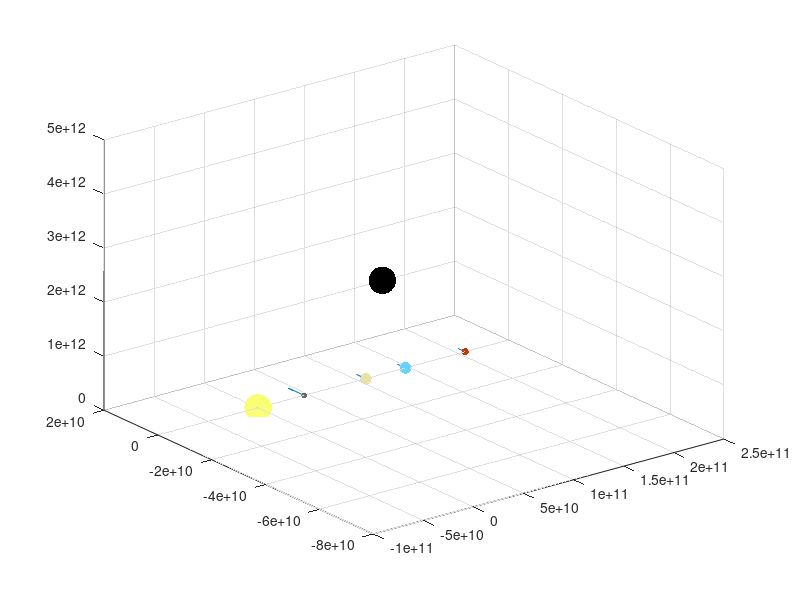

The MATLAB source for this figure: (Note: this script raises an error after producing the figure.)
%% Setting up parameters
clear;clc
G = 6.674*10^-11;
trailTime = 100000000;
load('Inner_Planets.mat');

%% Setting up spacial plot
figure('Color',[0.08 0.08 0.08])

trl = quiver3(r(:,1),r(:,2),r(:,3),...
    dt.*rdot(:,1),dt.*rdot(:,2),dt.*rdot(:,3),0);
hold on
colors = colors./256;
s = scatter3(r(:,1),r(:,2),r(:,3),log1p(m/min(m)).*25,colors,'filled');
trl.ShowArrowHead = 'off';

ax = gca;
axis equal
ax.Clipping = 'off';
ax.Box = 'off';
axis([-1.496e+11 1.496e+11 -1.496e+11 1.496e+11 -1.496e+11 1.496e+11])
ax.Color = [0.08 0.08 0.08];
ax.GridColor = [1 1 1];
ax.XColor = [0.9 0.9 0.9];
ax.XAxis.LineWidth = 0.75;
ax.YColor = [0.9 0.9 0.9];
ax.YAxis.LineWidth = 0.75;
ax.ZColor = [0.9 0.9 0.9];
ax.ZAxis.LineWidth = 0.75;
ax.YRuler.FirstCrossoverValue = 0;
ax.XRuler.FirstCrossoverValue = 0;
ax.ZRuler.FirstCrossoverValue = 0;
ax.ZRuler.SecondCrossoverValue = 0;
ax.XRuler.SecondCrossoverValue = 0; % X crossover with Z axis
ax.YRuler.SecondCrossoverValue = 0;
camproj('perspective')
cameratoolbar('SetMode','orbit')
campos([1.496e+11*2.5 1.496e+11*2.5 1.496e+11*2.5]);
camva(30)
%% Simulation Loop
rold = r;
rdotold = rdot;
mercV = 0;
tic
while true
    r2dot = zeros(size(r,1),size(r,2));
    for i = 1:size(r,1)
        for j = 1:size(r,1)
            if j == i
            else
                r2dot(i,:) = r2dot(i,:) + (G*m(j).*(r(j,:)-r(i,:)))/(norm(r(j,:)-r(i,:))^3);
            end
        end
    end
    rdot = rdot + dt.*r2dot;
    r = r + dt.*rdot;
    %mold = cat(1,mold,m);
    
    rold = cat(1,rold,r);
    rdotold = cat(1,rdotold,rdot);
    if(size(rold,1) > size(r,1)*round(trailTime/dt))
        rold = rold((end-size(r,1)*round(trailTime/dt)):end,:);
        rdotold = rdotold((end-size(r,1)*round(trailTime/dt)):end,:);
    end
%    rold(ones(size(rold,1),size(rold,2)).*(1:size(rold,1))' + round(1/dt) < 0) = [];
%    rdotold(ones(size(rold,1),size(rold,2)).*(1:size(rold,1))' + round(1/dt) < 0) = [];
    trl.XData = rold(:,1);
    trl.YData = rold(:,2);
    trl.ZData = rold(:,3);
    
    trl.UData = -dt.*rdotold(:,1);
    trl.VData = -dt.*rdotold(:,2);
    trl.WData = -dt.*rdotold(:,3);
    
    s.XData = r(:,1);
    s.YData = r(:,2);
    s.ZData = r(:,3);
    calcTime=toc;
    drawnow
    %pause(max(dt-calcTime,0))
    tic
end
